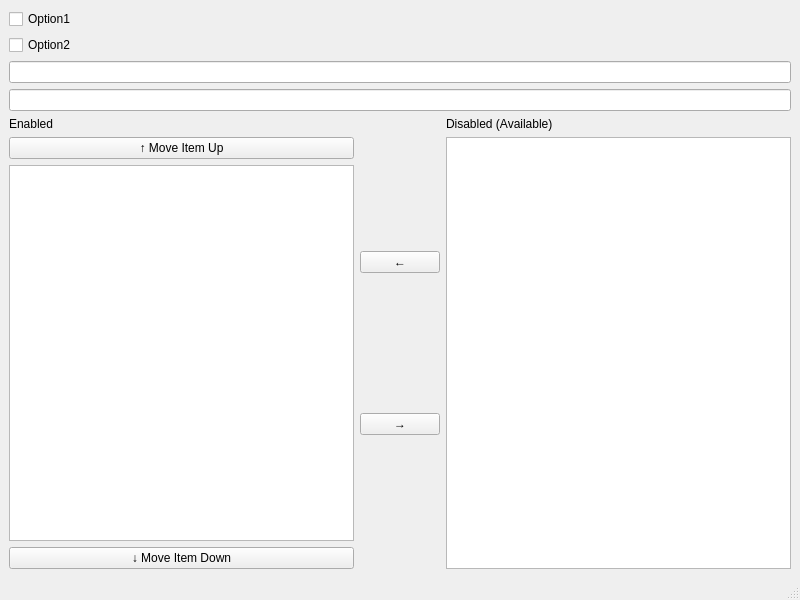
<?xml version="1.0" encoding="UTF-8"?>
<ui version="4.0">
 <class>MainWindow</class>
 <widget class="QMainWindow" name="MainWindow">
  <property name="geometry">
   <rect>
    <x>0</x>
    <y>0</y>
    <width>800</width>
    <height>600</height>
   </rect>
  </property>
  <property name="windowTitle">
   <string>MainWindow</string>
  </property>
  <widget class="QWidget" name="centralwidget">
   <layout class="QVBoxLayout" name="verticalLayout_3">
    <item>
     <widget class="QCheckBox" name="cbOption1">
      <property name="text">
       <string>Option1</string>
      </property>
     </widget>
    </item>
    <item>
     <widget class="QCheckBox" name="cbOption2">
      <property name="text">
       <string>Option2</string>
      </property>
     </widget>
    </item>
    <item>
     <widget class="QLineEdit" name="lineEdit1"/>
    </item>
    <item>
     <widget class="QLineEdit" name="lineEdit2"/>
    </item>
    <item>
     <layout class="QHBoxLayout" name="horizontalLayout">
      <item>
       <layout class="QVBoxLayout" name="verticalLayout_5">
        <item>
         <widget class="QLabel" name="label_2">
          <property name="text">
           <string>Enabled</string>
          </property>
         </widget>
        </item>
        <item>
         <widget class="QPushButton" name="btnMoveItemUp">
          <property name="text">
           <string>↑ Move Item Up</string>
          </property>
         </widget>
        </item>
        <item>
         <widget class="QListView" name="lvEnabled"/>
        </item>
        <item>
         <widget class="QPushButton" name="btnMoveItemDown">
          <property name="text">
           <string>↓ Move Item Down</string>
          </property>
         </widget>
        </item>
       </layout>
      </item>
      <item>
       <layout class="QVBoxLayout" name="verticalLayout_2">
        <item>
         <widget class="QPushButton" name="btnMoveItemLeft">
          <property name="text">
           <string>←</string>
          </property>
         </widget>
        </item>
        <item>
         <widget class="QPushButton" name="btnMoveItemRight">
          <property name="text">
           <string>→</string>
          </property>
         </widget>
        </item>
       </layout>
      </item>
      <item>
       <layout class="QVBoxLayout" name="verticalLayout_4">
        <item>
         <widget class="QLabel" name="label">
          <property name="text">
           <string>Disabled (Available)</string>
          </property>
         </widget>
        </item>
        <item>
         <widget class="QListView" name="lvDisabled"/>
        </item>
       </layout>
      </item>
     </layout>
    </item>
   </layout>
  </widget>
  <widget class="QMenuBar" name="menubar">
   <property name="geometry">
    <rect>
     <x>0</x>
     <y>0</y>
     <width>800</width>
     <height>26</height>
    </rect>
   </property>
  </widget>
  <widget class="QStatusBar" name="statusbar"/>
 </widget>
 <resources/>
 <connections/>
</ui>
